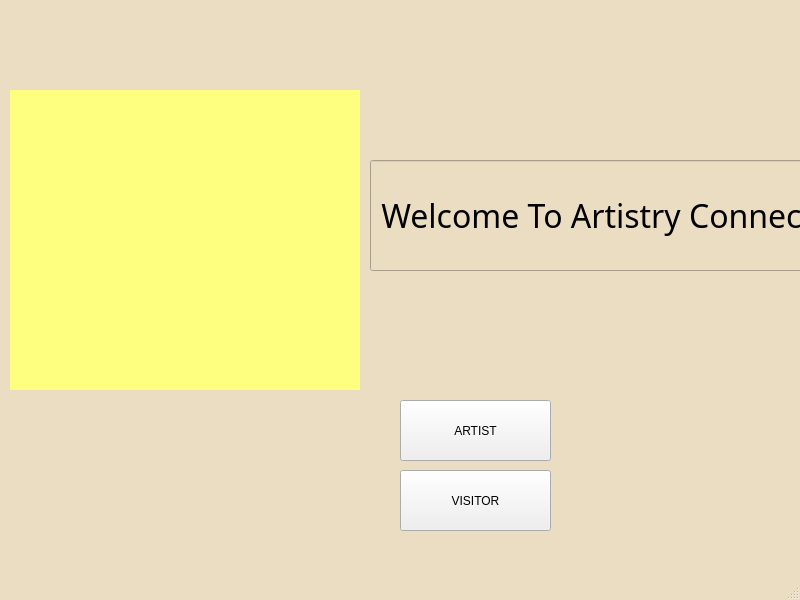
<?xml version="1.0" encoding="UTF-8"?>
<ui version="4.0">
 <class>MainWindow</class>
 <widget class="QMainWindow" name="MainWindow">
  <property name="geometry">
   <rect>
    <x>0</x>
    <y>0</y>
    <width>800</width>
    <height>600</height>
   </rect>
  </property>
  <property name="windowTitle">
   <string>MainWindow</string>
  </property>
  <property name="styleSheet">
   <string notr="true">QMainWindow{
background-color: #EBDDC2;

}</string>
  </property>
  <widget class="QWidget" name="centralwidget">
   <widget class="QPushButton" name="pushButtonartist">
    <property name="geometry">
     <rect>
      <x>400</x>
      <y>400</y>
      <width>151</width>
      <height>61</height>
     </rect>
    </property>
    <property name="text">
     <string>ARTIST</string>
    </property>
   </widget>
   <widget class="QPushButton" name="pushButtonvisitor">
    <property name="geometry">
     <rect>
      <x>400</x>
      <y>470</y>
      <width>151</width>
      <height>61</height>
     </rect>
    </property>
    <property name="text">
     <string>VISITOR</string>
    </property>
   </widget>
   <widget class="QLineEdit" name="lineEdit">
    <property name="geometry">
     <rect>
      <x>370</x>
      <y>160</y>
      <width>561</width>
      <height>111</height>
     </rect>
    </property>
    <property name="font">
     <font>
      <family>Segoe Script</family>
      <pointsize>24</pointsize>
     </font>
    </property>
    <property name="styleSheet">
     <string notr="true">
background-color: rgb(235, 221, 194);</string>
    </property>
    <property name="text">
     <string> Welcome To Artistry Connect</string>
    </property>
   </widget>
   <widget class="QLabel" name="label_logo">
    <property name="geometry">
     <rect>
      <x>10</x>
      <y>90</y>
      <width>350</width>
      <height>300</height>
     </rect>
    </property>
    <property name="styleSheet">
     <string notr="true">background-color: rgb(255, 255, 127);</string>
    </property>
    <property name="text">
     <string/>
    </property>
   </widget>
   <widget class="QLabel" name="label_flower2">
    <property name="geometry">
     <rect>
      <x>935</x>
      <y>90</y>
      <width>350</width>
      <height>300</height>
     </rect>
    </property>
    <property name="text">
     <string/>
    </property>
   </widget>
  </widget>
  <widget class="QMenuBar" name="menubar">
   <property name="geometry">
    <rect>
     <x>0</x>
     <y>0</y>
     <width>800</width>
     <height>18</height>
    </rect>
   </property>
  </widget>
  <widget class="QStatusBar" name="statusbar"/>
 </widget>
 <resources/>
 <connections/>
</ui>
